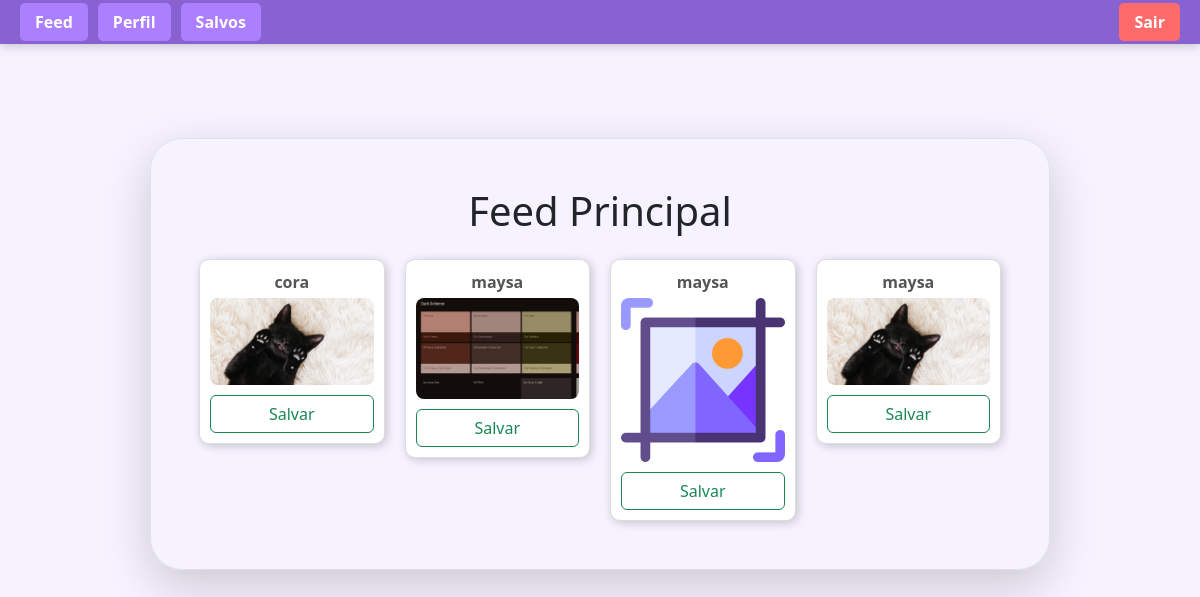
Before: /feed (signed in) with the older database file.
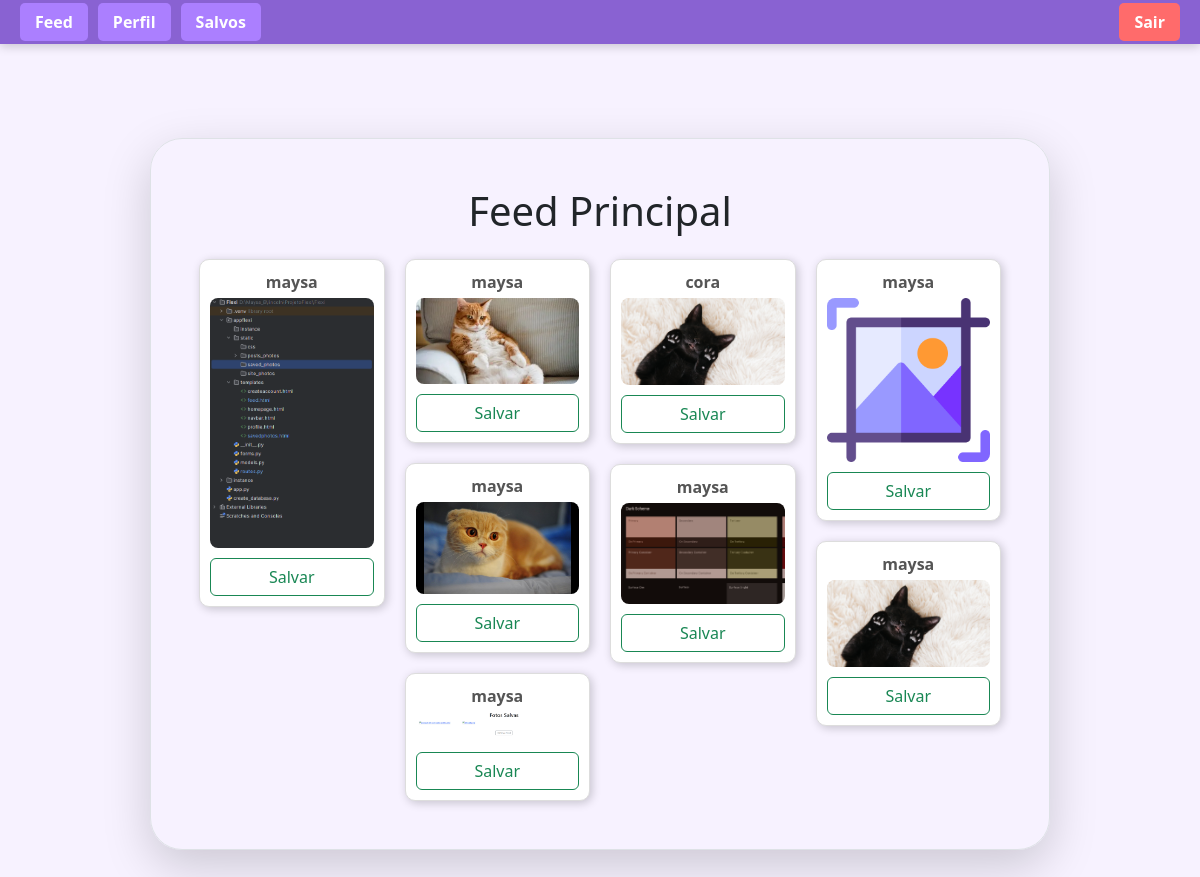
After: the same page with the newer database file.
### appflexi/models.py (models this page shows)
class Photo(database.Model):
    id = database.Column(database.Integer, primary_key=True)
    file_name = database.Column(database.String(255), default="default.png")
    upload_date = database.Column(
        database.DateTime(timezone=True),
        nullable=False,
        default=lambda: datetime.now(timezone.utc)
    )
    user_id = database.Column(
        database.Integer,
        database.ForeignKey('user.id'),
        nullable=False
    )

class User(database.Model, UserMixin):
    id = database.Column(database.Integer, primary_key=True)
    username = database.Column(database.String(20), unique=True, nullable=False)
    email = database.Column(database.String(100), unique=True, nullable=False)
    password = database.Column(database.String(60), nullable=False)
    photos = database.relationship('Photo', backref='user', lazy=True)

### appflexi/routes.py (the view)
@app.route('/feed')
@login_required
def feed():
    photos = Photo.query.order_by(Photo.upload_date.desc()).all()
    return render_template("feed.html", photos=photos)

### appflexi/models.py (called while the page is built)
@login_manager.user_loader
def load_user(user_id):
    return User.query.get(int(user_id))

### appflexi/templates/feed.html (shortened to what this page needs)
{% extends "homepage.html" %}
{% block form %}
{% include "navbar.html" %}
<div class="d-flex justify-content-center" style="margin-top:90px;">
    <div class="border m-5 shadow-lg rounded-5 p-5 w-75">
        <h1 class="text-center mb-4">Feed Principal</h1>
        {% if photos %}
            <div style=" columns: 4; column-gap: 20px;">
                {% for photo in photos %}
                    <div style=" break-inside: avoid; margin-bottom: 20px; background:white; padding:10px; border-radius:10px; border:1px solid #ddd; box-shadow:2px 2px 10px rgba(0,0,0,0.2); display:block;">
                        <p class="text-center fw-bold mb-1" style="color:#555;">
                            {{ photo.user.username }}
                        </p>
                        <a href="{{ url_for('profile', user_id=photo.user_id) }}">
                            <img src="{{ url_for('static', filename='posts_photos/' ~ photo.file_name) }}" style="width:100%; border-radius:8px; display:block;" alt="{{ photo.file_name }}">
                        </a>
                        <form action="{{ url_for('save_photo', photo_id=photo.id) }}" method="post" style="margin-top:10px;">
                            <button type="submit" class="btn btn-outline-success w-100">Salvar</button>
                        </form>
                    </div>
                {% endfor %}
            </div>
        {% else %}
            <p class="text-center alert alert-info">Nenhuma foto disponível no feed.</p>
        {% endif %}
    </div>
</div>
{% endblock %}

### appflexi/templates/homepage.html (shortened to what this page needs)
<!DOCTYPE html>
<html lang="en">
<head>
    <link href="https://cdn.jsdelivr.net/npm/bootstrap@5.3.8/dist/css/bootstrap.min.css" rel="stylesheet">
</head>
{% block body %}
    <body style="background:#F7F2FF">
        {% block form %}{% endblock %}
    </body>
{% endblock %}
</html>

### appflexi/templates/navbar.html
<nav style="background-color:#8962D2; padding:10px 20px; position:fixed; top:0; left:0; width:100%; z-index:1000; box-shadow:0 2px 10px rgba(0,0,0,0.2);">
    <ul style="list-style:none; margin:0; padding:0; display:flex; justify-content:space-between; align-items:center;">
        <div style="display:flex; gap:10px;">
            <li>
                <a href="{{ url_for('feed') }}" style="color:white; text-decoration:none; padding:8px 15px; border-radius:5px; background-color:#AB7FFF; font-weight:bold;">Feed</a>
            </li>
            <li>
                <a href="{{ url_for('profile', user_id=current_user.id) }}" style="color:white; text-decoration:none; padding:8px 15px; border-radius:5px; background-color:#AB7FFF; font-weight:bold;">Perfil</a>
            </li>
            <li>
                <a href="{{ url_for('savedphotos') }}" style="color:white; text-decoration:none; padding:8px 15px; border-radius:5px; background-color:#AB7FFF; font-weight:bold;">Salvos</a>
            </li>
        </div>
        <li>
            <a href="{{ url_for('logout') }}" style="color:white; text-decoration:none; padding:8px 15px; border-radius:5px; background-color:#FF6B6B; font-weight:bold;">Sair</a>
        </li>
    </ul>
</nav>

Changed rows visible on the page:
added Photo: user.username "maysa", file_name (picture)
added Photo: user.username "maysa", file_name (picture)
added Photo: user.username "maysa", file_name (placeholder picture)
added Photo: user.username "maysa", file_name (picture)
